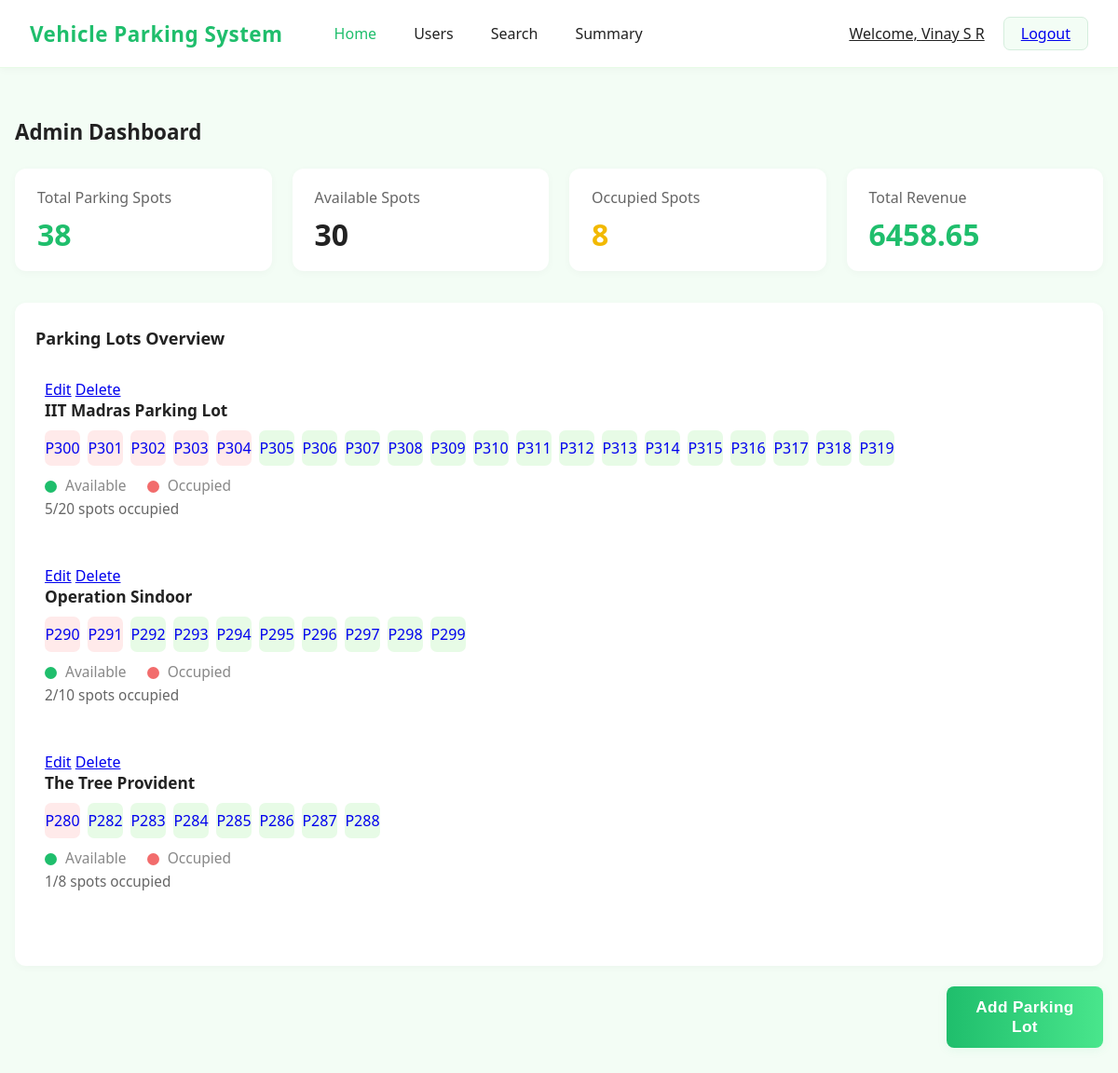
The page /admin_dashboard (signed in) on the database its author committed.
### models/models.py (models this page shows)
class User(db.Model,UserMixin):
    __tablename__ = 'user'
    id = db.Column(db.Integer, primary_key=True, autoincrement=True)
    email = db.Column(db.Text, unique=True, nullable=False)
    password = db.Column(db.Text, nullable=False)
    full_name = db.Column(db.Text, nullable=False)
    address = db.Column(db.Text, nullable=False)
    pincode = db.Column(db.Text, nullable=False)
    vehicle_number = db.Column(db.Text,nullable=True)
    is_admin=db.Column(db.Text,default="user")

class Parking_lot(db.Model):
    __tablename__='parking_lot'
    lot_id=db.Column(db.Integer,primary_key=True,autoincrement=True)
    owner_id = db.Column(db.Integer, db.ForeignKey('user.id', ondelete='CASCADE'))
    lot_name= db.Column(db.Text,nullable=False,unique=True)
    lot_address=db.Column(db.Text,nullable=False)
    lot_spot_count=db.Column(db.Integer,nullable=False)
    lot_price_per_hour=db.Column(db.Integer,nullable=False)
    owner = db.relationship('User', backref=db.backref('parking_lots', passive_deletes=True))
    spots = db.relationship('Parking_spot', backref='lot', cascade="all, delete", passive_deletes=True)
    bookings = db.relationship('Bookings', back_populates='lot', cascade="all, delete", passive_deletes=True)

class Parking_spot(db.Model):
    __tablename__ = 'parking_spot'
    id = db.Column(db.Integer, primary_key=True)
    lot_id = db.Column(db.Integer, db.ForeignKey('parking_lot.lot_id', ondelete="CASCADE"), nullable=False)
    spot_number = db.Column(db.Integer, nullable=False)
    is_available = db.Column(db.String, default="Yes",nullable=False)

### controllers/controllers.py (the view)
@main.route('/admin_dashboard',methods=['GET','POST'])
@login_required
@role_required('admin')
def admin_dashboard():
    if current_user.is_admin == "Yes":
        print("Current user Id",current_user.id)
        parking_lot_list=[lot.lot_name for lot in Parking_lot.query.with_entities(Parking_lot.lot_name).all()]
        print("Parking LOt List", parking_lot_list)
        if parking_lot_list:
            parking_data={}
            for lot_name in parking_lot_list:
                lot_id=Parking_lot.query.filter(Parking_lot.lot_name==lot_name).first().lot_id
                lot_price_per_hour=Parking_lot.query.filter(Parking_lot.lot_name==lot_name).first().lot_price_per_hour
                count = Parking_spot.query.filter(Parking_spot.lot_id == lot_id).count()
                if count>0:
                    occupied_spots = [spot.id for spot in Parking_spot.query.filter_by(lot_id=lot_id, is_available="No").all()]
                    spot_ids = [spot.id for spot in Parking_spot.query.filter(Parking_spot.lot_id == lot_id).all()]
                    occupied_count = Parking_spot.query.filter_by(lot_id=lot_id, is_available="No").count()
                    total_count= int(Parking_spot.query.filter_by(lot_id=lot_id).count())
                    parking_data[lot_name]={
                                                "occupied_spots": occupied_spots,
                                                "occupied_count": occupied_count,
                                                "total_count":total_count,
                                                "lot_price_per_hour":lot_price_per_hour,
                                                "spot_ids":spot_ids,
                                                "lot_id":lot_id
                                            }
                else:
                    parking_data[lot_name]={}
            summary = {
                                "total_parking_spots": 0,
                                "available_spots": 0,
                                "occupied_spots": 0,
                                "total_revenue": 0
                            }
            for lot in parking_data:
                if parking_data[lot]:
                    total = parking_data[lot]["total_count"]
                    occupied = parking_data[lot]["occupied_count"]
                    summary["total_parking_spots"] += total
                    summary["occupied_spots"] += occupied
                    summary["available_spots"] += total - occupied
            charges=ReleaseHistory.query.all()
            total_sum=0
            for record in charges:
                 if record.charge_paid:
                    total_sum=total_sum+record.charge_paid
            summary["total_revenue"]=round(total_sum,2)
            return render_template("dashboard_admin.html", name=current_user.full_name,parking_data=parking_data,summary=summary,id=current_user.id)
        else:
            return render_template("dashboard_admin.html",name=current_user.full_name,parking_data={},summary={},id=current_user.id)
    else:
        return redirect(url_for("main.login"))

### app.py (called while the page is built)
def create_app():
    app = Flask(__name__, template_folder="templates")
    if os.getenv('ENV', 'development') != "production":
        print("Starting Local Development")
        app.config.from_object(LocalDevelopmentConfig)
    else:
        raise Exception("Currently no production config is setup")
    app.register_blueprint(main)
    db.init_app(app)
    login_manager = LoginManager()
    login_manager.login_view = "main.login"
    login_manager.init_app(app)
    @login_manager.user_loader
    def load_user(user_id):
        return User.query.get(int(user_id))
    return app

### controllers/controllers.py (called while the page is built)
def role_required(required_role):
    def decorator(f):
        @wraps(f)
        def decorated_function(*args, **kwargs):
            if not current_user.is_authenticated:
                flash('Please log in to access this page.', 'warning')
                return redirect(url_for('main.login'))
            if required_role == "admin" and current_user.is_admin != "Yes":
                flash('You do not have permission to access this page.', 'danger')
                return redirect(url_for('main.login'))
            return f(*args, **kwargs)
        return decorated_function
    return decorator

### templates/dashboard_admin.html (shortened to what this page needs)
<!DOCTYPE html>
<html lang="en">
<head>
  <link rel="stylesheet" href="{{ url_for('static', filename='css/dashboard_admin_style.css') }}">
</head>
<body>
  <nav class="navbar">
    <div class="navbar-left">
      <span class="brand">Vehicle Parking System</span>
      <a href="{{ url_for('main.admin_dashboard') }}" class="nav-link active">Home</a>
      <a href="{{ url_for('main.admin_dashboard_users') }}" class="nav-link">Users</a>
      <a href="{{ url_for('main.search_admin') }}" class="nav-link">Search</a>
      <a href="{{ url_for('main.admin_summary') }}" class="nav-link">Summary</a>
    </div>
    <div class="navbar-right">
      <a href="{{ url_for('main.edit_profile',user_id=id )}}" class="welcome" title="Click to edit profile">Welcome, {{ name }}</a>
      <a href="{{ url_for('main.logout') }}" class="logout-btn">Logout</a>
    </div>
  </nav>
  <main class="main-content">
    <h2 class="dashboard-title">Admin Dashboard</h2>
    <div class="summary-cards">
      <div class="summary-card">
        <div class="summary-label">Total Parking Spots</div>
        {% if summary %}
        <div class="summary-value green">{{ summary["total_parking_spots"] }}</div>
        {% else %}
        <div class="summary-value green">No summary available</div>
        {% endif %}
      </div>
      <div class="summary-card">
        <div class="summary-label">Available Spots</div>
        {% if summary %}
        <div class="summary-value">{{  summary["available_spots"] }}</div>
        {% else %}
        <div class="summary-value green">No summary available</div>
        {% endif %}
      </div>
      <div class="summary-card">
        <div class="summary-label">Occupied Spots</div>
        {% if summary %}
           <div class="summary-value orange">{{ summary["occupied_spots"] }}</div>
           {% else %}
           <div class="summary-value green">No summary available</div>
           {% endif %}
      </div>
      <div class="summary-card">
        <div class="summary-label">Total Revenue</div>
        {% if summary %}
        <div class="summary-value green">{{ summary["total_revenue"] }}</div>
        {% else %}
        <div class="summary-value green">No summary available</div>
        {% endif %}
      </div>
    </div>
    <div class="lots-row">
      <div class="lots-overview">
        <div class="lots-title">Parking Lots Overview</div>
        <div class="lots-flex">
          <div class="lot">
        {% if parking_data %}
          {% for lot in parking_data %}
            <div class="lot-container">
                  <a href="{{ url_for('main.edit_parking_lot',parking_lot_id=parking_data[lot]['lot_id']) }}">Edit</a>
                  <a href="{{ url_for('main.delete_parking_lot',parking_lot_id=parking_data[lot]['lot_id']) }}">Delete</a>
                  <div class="lot-title">{{ lot }}</div>
                  {% if parking_data[lot] %}
                    <div class="lot-spots">
                      {% for x in parking_data[lot]['spot_ids'] %}
                        {% if x in parking_data[lot]["occupied_spots"] %}
                          <div class="spot red"><a href="/{{ lot }}/{{ x }}" style="text-decoration: none;">P{{ x }}</a></div>
                        {% else %}
                          <div class="spot green"><a href="/{{ lot }}/{{ x }}" style="text-decoration: none;">P{{ x }}</a></div>
                        {% endif %}
                      {% endfor %}
                    </div>
                    <div class="lot-legend">
                      <span class="legend-dot green"></span> Available
                      <span class="legend-dot red" style="margin-left:18px;"></span> Occupied
                    </div>
                    <div class="lot-status">
                      {{ parking_data[lot]["occupied_count"] }}/{{ parking_data[lot]["total_count"] }} spots occupied
                    </div>
                  {% endif %}
            </div>
          {% endfor %}
        {% else %}
          <div> <p> No parking data found</p></div>
        {% endif %}
        </div>
      </div>
    </div>
    <br>
    <div>
      <button class="add_parking_lot_btn" onclick="window.location.href='{{ url_for('main.addnewlot') }}'">Add Parking Lot</button>
    </div>
    </div>
  </main>
</body>
</html>

### static/css/dashboard_admin_style.css (style rules this page uses)
body { background: #f3fdf5; margin: 0; font-family: 'Segoe UI', Arial, sans-serif; color: #222; }
.navbar { display: flex; align-items: center; justify-content: space-between; background: #fff; padding: 18px 32px; border-bottom: 1px solid #e7fbe6; box-shadow: 0 2px 8px rgba(0,0,0,0.03); }
.navbar-left { display: flex; align-items: center; gap: 26px; }
.brand { color: #1fbe6c; font-size: 1.4rem; font-weight: 700; margin-right: 22px; letter-spacing: 0.5px; }
.nav-link { color: #222; text-decoration: none; font-weight: 500; padding: 0 7px; transition: color 0.2s; }
.nav-link.active, .nav-link:hover { color: #1fbe6c; }
.navbar-right { display: flex; align-items: center; gap: 20px; }
.welcome { color: #222; font-size: 1rem; font-weight: 500; }
.logout-btn { background: #f3fdf5; border: 1px solid #d5eedd; border-radius: 7px; padding: 6px 18px; font-size: 1rem; font-weight: 500; cursor: pointer; transition: background 0.2s, border 0.2s; }
.main-content { max-width: 1200px; margin: 0 auto; padding: 34px 16px 40px 16px; }
.dashboard-title { font-size: 1.4rem; font-weight: 700; margin-bottom: 24px; }
.summary-cards { display: flex; gap: 22px; margin-bottom: 34px; flex-wrap: wrap; }
.summary-card { background: #fff; border-radius: 12px; box-shadow: 0 2px 8px rgba(0,0,0,0.03); padding: 20px 40px 18px 24px; min-width: 200px; flex: 1 1 180px; display: flex; flex-direction: column; align-items: flex-start; }
.summary-label { font-size: 1rem; color: #666; margin-bottom: 7px; }
.summary-value { font-size: 2rem; font-weight: 700; color: #222; }
.summary-value.green { color: #1fbe6c; }
.summary-value.orange { color: #f2b900; }
.lots-row { margin-bottom: 34px; }
.lots-overview { background: #fff; border-radius: 12px; box-shadow: 0 2px 8px rgba(0,0,0,0.03); padding: 26px 22px 22px 22px; }
.lots-title { font-size: 1.13rem; font-weight: 600; margin-bottom: 22px; }
.lots-flex { display: flex; gap: 36px; flex-wrap: wrap; }
.lot { flex: 1 1 340px; min-width: 260px; margin-bottom: 18px; }
.lot-title { font-size: 1.08rem; font-weight: 600; margin-bottom: 10px; }
.lot-spots { display: flex; flex-wrap: wrap; gap: 8px; margin-bottom: 10px; }
.spot { width: 38px; height: 38px; display: flex; align-items: center; justify-content: center; border-radius: 7px; font-size: 1rem; font-weight: 500; background: #e7fbe6; color: #1fbe6c; transition: background 0.2s, color 0.2s; }
.spot.red { background: #ffeaea; color: #f26c6c; }
.spot.green { background: #e7fbe6; color: #1fbe6c; }
.lot-legend { font-size: 0.97rem; color: #888; margin-bottom: 4px; margin-top: 6px; }
.legend-dot { display: inline-block; width: 13px; height: 13px; border-radius: 50%; vertical-align: middle; margin-right: 5px; }
.legend-dot.green { background: #1fbe6c; }
.legend-dot.red { background: #f26c6c; }
.lot-status { font-size: 0.96rem; color: #666; margin-top: 4px; }
.add_parking_lot_btn { background: linear-gradient(90deg, #1fbe6c 0%, #49e68c 100%); color: #fff; font-weight: 600; font-size: 1.08rem; padding: 12px 28px; border: none; border-radius: 8px; box-shadow: 0 2px 12px rgba(31,190,108,0.08); cursor: pointer; transition: background 0.18s, box-shadow 0.18s, transform 0.12s; letter-spacing: 0.02em; outline: none; margin-left:1000px; display: inline-block; }
.lot-container { display: block; width: 100%; margin-bottom: 30px; padding: 10px; border-radius: 6px; }

### rows shown on the page
User: full_name "Vinay S R"
Parking_lot: lot_name "IIT Madras Parking Lot", lot_name "5", lot_name "20"
Parking_spot: id "300"
Parking_spot: id "301"
Parking_spot: id "302"
Parking_spot: id "303"
Parking_spot: id "304"
Parking_spot: id "305"
Parking_spot: id "306"
Parking_spot: id "307"
Parking_spot: id "308"
Parking_spot: id "309"
Parking_spot: id "310"
Parking_spot: id "311"
Parking_spot: id "312"
Parking_spot: id "313"
Parking_spot: id "314"
Parking_spot: id "315"
Parking_spot: id "316"
Parking_spot: id "317"
Parking_spot: id "318"
Parking_spot: id "319"
Parking_lot: lot_name "Operation Sindoor", lot_name "2", lot_name "10"
Parking_spot: id "290"
Parking_spot: id "291"
Parking_spot: id "292"
Parking_spot: id "293"
Parking_spot: id "294"
Parking_spot: id "295"
Parking_spot: id "296"
Parking_spot: id "297"
Parking_spot: id "298"
Parking_spot: id "299"
Parking_lot: lot_name "The Tree Provident", lot_name "1", lot_name "8"
Parking_spot: id "280"
Parking_spot: id "282"
Parking_spot: id "283"
Parking_spot: id "284"
Parking_spot: id "285"
Parking_spot: id "286"
Parking_spot: id "287"
Parking_spot: id "288"

### other values the page prints
{{ summary["total_parking_spots"] }} "38"
{{ summary["available_spots"] }} "30"
{{ summary["occupied_spots"] }} "8"
{{ summary["total_revenue"] }} "6458.65"
